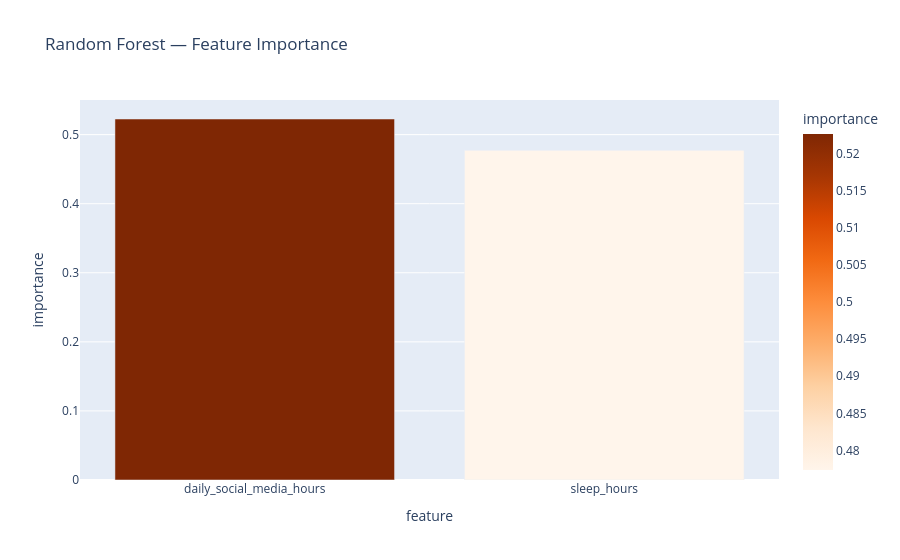

Notebook cell for this chart:
### Code cell
# Feature Importance - Random Forest Only
importance_df = pl.DataFrame({
    'feature'   : features,
    'importance': rf_model.feature_importances_.tolist()
}).sort('importance', descending=True)

fig2 = px.bar(
    importance_df,
    x='feature',
    y='importance',
    color='importance',
    color_continuous_scale='Oranges',
    title='Random Forest — Feature Importance'
)
fig2.show()

### Figure 1 — Plotly figure (JSON) as saved in the notebook; plotly's stock layout.template omitted (floating-point values rounded to 4 significant figures)
{"data": [{"hovertemplate": "feature=%{x}<br>importance=%{marker.color}<extra></extra>", "legendgroup": "", "marker": {"color": [0.5226, 0.4774], "coloraxis": "coloraxis", "pattern": {"shape": ""}}, "name": "", "orientation": "v", "showlegend": false, "textposition": "auto", "type": "bar", "x": ["daily_social_media_hours", "sleep_hours"], "xaxis": "x", "y": [0.5226, 0.4774], "yaxis": "y"}], "layout": {"barmode": "relative", "coloraxis": {"colorbar": {"title": {"text": "importance"}}, "colorscale": [[0, "rgb(255,245,235)"], [0.125, "rgb(254,230,206)"], [0.25, "rgb(253,208,162)"], [0.375, "rgb(253,174,107)"], [0.5, "rgb(253,141,60)"], [0.625, "rgb(241,105,19)"], [0.75, "rgb(217,72,1)"], [0.875, "rgb(166,54,3)"], [1, "rgb(127,39,4)"]]}, "legend": {"tracegroupgap": 0}, "title": {"text": "Random Forest — Feature Importance"}, "xaxis": {"anchor": "y", "domain": [0, 1], "title": {"text": "feature"}}, "yaxis": {"anchor": "x", "domain": [0, 1], "title": {"text": "importance"}}}}
